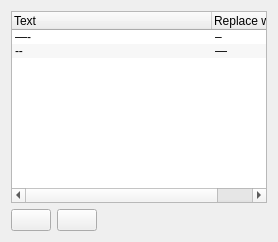
     <widget class="QWidget" name="tabRepl">
      <attribute name="title">
       <string>Text Replacement</string>
      </attribute>
      <layout class="QVBoxLayout" name="verticalLayout_4">
       <item>
        <widget class="QTreeWidget" name="treeTextRepl">
         <property name="sizePolicy">
          <sizepolicy hsizetype="Expanding" vsizetype="Expanding">
           <horstretch>0</horstretch>
           <verstretch>0</verstretch>
          </sizepolicy>
         </property>
         <property name="alternatingRowColors">
          <bool>true</bool>
         </property>
         <property name="indentation">
          <number>0</number>
         </property>
         <property name="rootIsDecorated">
          <bool>false</bool>
         </property>
         <property name="uniformRowHeights">
          <bool>true</bool>
         </property>
         <property name="itemsExpandable">
          <bool>false</bool>
         </property>
         <property name="sortingEnabled">
          <bool>false</bool>
         </property>
         <property name="allColumnsShowFocus">
          <bool>true</bool>
         </property>
         <property name="headerHidden">
          <bool>false</bool>
         </property>
         <property name="expandsOnDoubleClick">
          <bool>false</bool>
         </property>
         <property name="columnCount">
          <number>2</number>
         </property>
         <attribute name="headerCascadingSectionResizes">
          <bool>true</bool>
         </attribute>
         <attribute name="headerDefaultSectionSize">
          <number>200</number>
         </attribute>
         <attribute name="headerHighlightSections">
          <bool>false</bool>
         </attribute>
         <attribute name="headerShowSortIndicator" stdset="0">
          <bool>false</bool>
         </attribute>
         <attribute name="headerStretchLastSection">
          <bool>true</bool>
         </attribute>
         <column>
          <property name="text">
           <string>Text</string>
          </property>
         </column>
         <column>
          <property name="text">
           <string>Replace with</string>
          </property>
         </column>
         <item>
          <property name="text">
           <string>—-</string>
          </property>
          <property name="text">
           <string>–</string>
          </property>
          <property name="flags">
           <set>ItemIsSelectable|ItemIsEditable|ItemIsDragEnabled|ItemIsUserCheckable|ItemIsEnabled</set>
          </property>
         </item>
         <item>
          <property name="text">
           <string>--</string>
          </property>
          <property name="text">
           <string>—</string>
          </property>
          <property name="flags">
           <set>ItemIsSelectable|ItemIsEditable|ItemIsDragEnabled|ItemIsUserCheckable|ItemIsEnabled</set>
          </property>
         </item>
        </widget>
       </item>
       <item>
        <layout class="QHBoxLayout" name="horizontalLayout_5">
         <item>
          <widget class="QPushButton" name="btnNewRepl">
           <property name="text">
            <string/>
           </property>
           <property name="icon">
            <iconset resource="../res/icons.qrc">
             <normaloff>:/add.png</normaloff>:/add.png</iconset>
           </property>
          </widget>
         </item>
         <item>
          <widget class="QPushButton" name="btnDelRepl">
           <property name="text">
            <string/>
           </property>
           <property name="icon">
            <iconset resource="../res/icons.qrc">
             <normaloff>:/delete.png</normaloff>:/delete.png</iconset>
           </property>
          </widget>
         </item>
         <item>
          <spacer name="horizontalSpacer_5">
           <property name="orientation">
            <enum>Qt::Horizontal</enum>
           </property>
           <property name="sizeHint" stdset="0">
            <size>
             <width>40</width>
             <height>20</height>
            </size>
           </property>
          </spacer>
         </item>
        </layout>
       </item>
      </layout>
     </widget>
